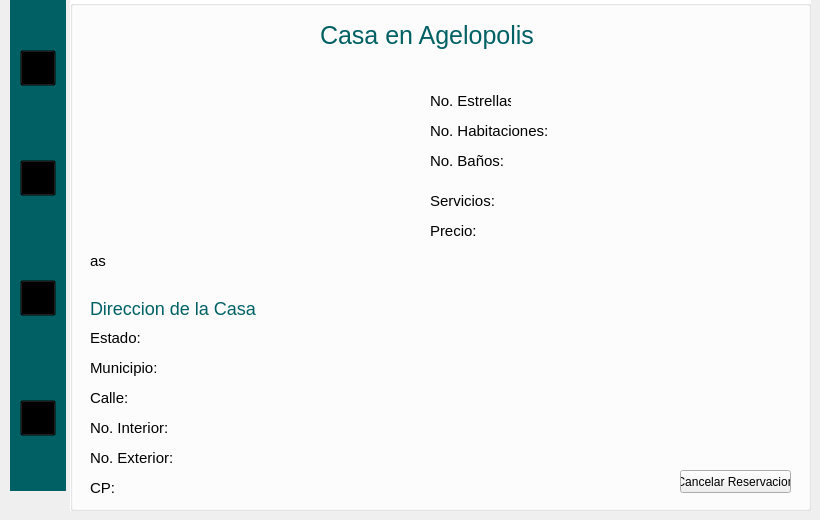
      <widget class="QWidget" name="Cliente_21">
       <widget class="QGroupBox" name="groupBox_54">
        <property name="geometry">
         <rect>
          <x>70</x>
          <y>0</y>
          <width>741</width>
          <height>511</height>
         </rect>
        </property>
        <property name="styleSheet">
         <string notr="true">QGroupBox{
background-color:white;

}
QLabel{
background-color:transparent;
color:black;
}</string>
        </property>
        <property name="title">
         <string/>
        </property>
        <widget class="QLabel" name="Nom_2">
         <property name="geometry">
          <rect>
           <x>250</x>
           <y>20</y>
           <width>331</width>
           <height>31</height>
          </rect>
         </property>
         <property name="styleSheet">
          <string notr="true">font-size: 25px;
color:#006064
</string>
         </property>
         <property name="text">
          <string>Casa en Agelopolis</string>
         </property>
        </widget>
        <widget class="QLabel" name="desc_3">
         <property name="geometry">
          <rect>
           <x>20</x>
           <y>250</y>
           <width>211</width>
           <height>21</height>
          </rect>
         </property>
         <property name="styleSheet">
          <string notr="true">
font-size: 15px;</string>
         </property>
         <property name="text">
          <string>as</string>
         </property>
        </widget>
        <widget class="QLabel" name="label_296">
         <property name="geometry">
          <rect>
           <x>360</x>
           <y>220</y>
           <width>91</width>
           <height>21</height>
          </rect>
         </property>
         <property name="styleSheet">
          <string notr="true">
 font-size: 15px;</string>
         </property>
         <property name="text">
          <string>Precio:</string>
         </property>
        </widget>
        <widget class="QLabel" name="label_294">
         <property name="geometry">
          <rect>
           <x>360</x>
           <y>90</y>
           <width>81</width>
           <height>21</height>
          </rect>
         </property>
         <property name="styleSheet">
          <string notr="true">
 font-size: 15px;</string>
         </property>
         <property name="text">
          <string>No. Estrellas</string>
         </property>
        </widget>
        <widget class="QLabel" name="valoracion_2">
         <property name="geometry">
          <rect>
           <x>450</x>
           <y>90</y>
           <width>111</width>
           <height>20</height>
          </rect>
         </property>
         <property name="styleSheet">
          <string notr="true">
font-size: 15px;
</string>
         </property>
         <property name="text">
          <string/>
         </property>
        </widget>
        <widget class="QLabel" name="label_292">
         <property name="geometry">
          <rect>
           <x>360</x>
           <y>120</y>
           <width>121</width>
           <height>21</height>
          </rect>
         </property>
         <property name="styleSheet">
          <string notr="true">
 font-size: 15px;</string>
         </property>
         <property name="text">
          <string>No. Habitaciones:</string>
         </property>
        </widget>
        <widget class="QLabel" name="label_298">
         <property name="geometry">
          <rect>
           <x>360</x>
           <y>150</y>
           <width>81</width>
           <height>21</height>
          </rect>
         </property>
         <property name="styleSheet">
          <string notr="true">
 font-size: 15px;</string>
         </property>
         <property name="text">
          <string>No. Baños:</string>
         </property>
        </widget>
        <widget class="QLabel" name="label_300">
         <property name="geometry">
          <rect>
           <x>360</x>
           <y>190</y>
           <width>81</width>
           <height>21</height>
          </rect>
         </property>
         <property name="styleSheet">
          <string notr="true">
 font-size: 15px;</string>
         </property>
         <property name="text">
          <string>Servicios:</string>
         </property>
        </widget>
        <widget class="QLabel" name="precio_5">
         <property name="geometry">
          <rect>
           <x>420</x>
           <y>220</y>
           <width>91</width>
           <height>21</height>
          </rect>
         </property>
         <property name="styleSheet">
          <string notr="true">
font-size: 15px;</string>
         </property>
         <property name="text">
          <string/>
         </property>
        </widget>
        <widget class="QLabel" name="servicio_3">
         <property name="geometry">
          <rect>
           <x>440</x>
           <y>190</y>
           <width>171</width>
           <height>16</height>
          </rect>
         </property>
         <property name="styleSheet">
          <string notr="true">
font-size: 15px;</string>
         </property>
         <property name="text">
          <string/>
         </property>
        </widget>
        <widget class="QLabel" name="Habit_2">
         <property name="geometry">
          <rect>
           <x>500</x>
           <y>120</y>
           <width>141</width>
           <height>16</height>
          </rect>
         </property>
         <property name="styleSheet">
          <string notr="true">
font-size: 15px;</string>
         </property>
         <property name="text">
          <string/>
         </property>
        </widget>
        <widget class="QLabel" name="banos_4">
         <property name="geometry">
          <rect>
           <x>450</x>
           <y>150</y>
           <width>151</width>
           <height>20</height>
          </rect>
         </property>
         <property name="styleSheet">
          <string notr="true">
font-size: 15px;</string>
         </property>
         <property name="text">
          <string/>
         </property>
        </widget>
        <widget class="QLabel" name="label_89">
         <property name="geometry">
          <rect>
           <x>20</x>
           <y>330</y>
           <width>71</width>
           <height>16</height>
          </rect>
         </property>
         <property name="styleSheet">
          <string notr="true"> font-size: 15px;</string>
         </property>
         <property name="text">
          <string>Estado:</string>
         </property>
        </widget>
        <widget class="QLabel" name="estadoRes_2">
         <property name="geometry">
          <rect>
           <x>90</x>
           <y>330</y>
           <width>131</width>
           <height>16</height>
          </rect>
         </property>
         <property name="styleSheet">
          <string notr="true"> font-size: 15px;</string>
         </property>
         <property name="text">
          <string/>
         </property>
        </widget>
        <widget class="QLabel" name="label_90">
         <property name="geometry">
          <rect>
           <x>20</x>
           <y>360</y>
           <width>71</width>
           <height>16</height>
          </rect>
         </property>
         <property name="styleSheet">
          <string notr="true"> font-size: 15px;</string>
         </property>
         <property name="text">
          <string>Municipio:</string>
         </property>
        </widget>
        <widget class="QLabel" name="label_91">
         <property name="geometry">
          <rect>
           <x>20</x>
           <y>390</y>
           <width>71</width>
           <height>16</height>
          </rect>
         </property>
         <property name="styleSheet">
          <string notr="true"> font-size: 15px;</string>
         </property>
         <property name="text">
          <string>Calle:</string>
         </property>
        </widget>
        <widget class="QLabel" name="label_95">
         <property name="geometry">
          <rect>
           <x>20</x>
           <y>420</y>
           <width>81</width>
           <height>16</height>
          </rect>
         </property>
         <property name="styleSheet">
          <string notr="true"> font-size: 15px;</string>
         </property>
         <property name="text">
          <string>No. Interior:</string>
         </property>
        </widget>
        <widget class="QLabel" name="label_96">
         <property name="geometry">
          <rect>
           <x>20</x>
           <y>450</y>
           <width>91</width>
           <height>16</height>
          </rect>
         </property>
         <property name="styleSheet">
          <string notr="true"> font-size: 15px;</string>
         </property>
         <property name="text">
          <string>No. Exterior:</string>
         </property>
        </widget>
        <widget class="QLabel" name="label_97">
         <property name="geometry">
          <rect>
           <x>20</x>
           <y>480</y>
           <width>71</width>
           <height>16</height>
          </rect>
         </property>
         <property name="styleSheet">
          <string notr="true"> font-size: 15px;</string>
         </property>
         <property name="text">
          <string>CP:</string>
         </property>
        </widget>
        <widget class="QLabel" name="municipioRes_2">
         <property name="geometry">
          <rect>
           <x>100</x>
           <y>360</y>
           <width>131</width>
           <height>16</height>
          </rect>
         </property>
         <property name="styleSheet">
          <string notr="true"> font-size: 15px;</string>
         </property>
         <property name="text">
          <string/>
         </property>
        </widget>
        <widget class="QLabel" name="calleRes_2">
         <property name="geometry">
          <rect>
           <x>80</x>
           <y>390</y>
           <width>131</width>
           <height>16</height>
          </rect>
         </property>
         <property name="styleSheet">
          <string notr="true"> font-size: 15px;</string>
         </property>
         <property name="text">
          <string/>
         </property>
        </widget>
        <widget class="QLabel" name="NIRes_2">
         <property name="geometry">
          <rect>
           <x>110</x>
           <y>420</y>
           <width>71</width>
           <height>16</height>
          </rect>
         </property>
         <property name="styleSheet">
          <string notr="true"> font-size: 15px;</string>
         </property>
         <property name="text">
          <string/>
         </property>
        </widget>
        <widget class="QLabel" name="NERes_2">
         <property name="geometry">
          <rect>
           <x>120</x>
           <y>450</y>
           <width>71</width>
           <height>16</height>
          </rect>
         </property>
         <property name="styleSheet">
          <string notr="true"> font-size: 15px;</string>
         </property>
         <property name="text">
          <string/>
         </property>
        </widget>
        <widget class="QLabel" name="CPRes_2">
         <property name="geometry">
          <rect>
           <x>60</x>
           <y>480</y>
           <width>71</width>
           <height>16</height>
          </rect>
         </property>
         <property name="styleSheet">
          <string notr="true"> font-size: 15px;</string>
         </property>
         <property name="text">
          <string/>
         </property>
        </widget>
        <widget class="QLabel" name="label_100">
         <property name="geometry">
          <rect>
           <x>20</x>
           <y>300</y>
           <width>171</width>
           <height>16</height>
          </rect>
         </property>
         <property name="styleSheet">
          <string notr="true">font-size: 18px;
color:#006064</string>
         </property>
         <property name="text">
          <string>Direccion de la Casa</string>
         </property>
        </widget>
        <widget class="QLabel" name="img">
         <property name="geometry">
          <rect>
           <x>20</x>
           <y>50</y>
           <width>201</width>
           <height>181</height>
          </rect>
         </property>
         <property name="text">
          <string/>
         </property>
        </widget>
        <widget class="QPushButton" name="cancelar">
         <property name="geometry">
          <rect>
           <x>610</x>
           <y>470</y>
           <width>111</width>
           <height>23</height>
          </rect>
         </property>
         <property name="text">
          <string>Cancelar Reservacion</string>
         </property>
        </widget>
       </widget>
       <widget class="QGroupBox" name="groupBox_18">
        <property name="geometry">
         <rect>
          <x>10</x>
          <y>0</y>
          <width>56</width>
          <height>491</height>
         </rect>
        </property>
        <property name="styleSheet">
         <string notr="true">QGroupBox{
background-color: #006064;
border: none;
}
QPushButton{
	background:transparent;
}</string>
        </property>
        <property name="title">
         <string/>
        </property>
        <widget class="QPushButton" name="home_15">
         <property name="geometry">
          <rect>
           <x>10</x>
           <y>50</y>
           <width>36</width>
           <height>36</height>
          </rect>
         </property>
         <property name="styleSheet">
          <string notr="true">QPushButton{
  border-image: url(C:/Users/ailes/OneDrive/Escritorio/HRS/Recursos/house2.png);
    background-repeat: no-repeat;
    width: 36px;
    height: 36px;
}
QPushButton:hover {
  
    background-repeat: no-repeat;
  border-image: url(C:/Users/ailes/OneDrive/Escritorio/HRS/Recursos/house.png);
}</string>
         </property>
         <property name="text">
          <string/>
         </property>
        </widget>
        <widget class="QPushButton" name="salir_15">
         <property name="geometry">
          <rect>
           <x>10</x>
           <y>400</y>
           <width>36</width>
           <height>36</height>
          </rect>
         </property>
         <property name="styleSheet">
          <string notr="true">QPushButton{
  border-image: url(C:/Users/ailes/OneDrive/Escritorio/HRS/Recursos/outSesion2.png);
    background-repeat: no-repeat;
    width: 36px;
    height: 36px;
}
QPushButton:hover {
    border-image: url(C:/Users/ailes/OneDrive/Escritorio/HRS/Recursos/outSesion.png);
    background-repeat: no-repeat;
}</string>
         </property>
         <property name="text">
          <string/>
         </property>
        </widget>
        <widget class="QPushButton" name="reservaciones_15">
         <property name="geometry">
          <rect>
           <x>10</x>
           <y>280</y>
           <width>36</width>
           <height>36</height>
          </rect>
         </property>
         <property name="styleSheet">
          <string notr="true">QPushButton{
border-image: url(C:/Users/ailes/OneDrive/Escritorio/HRS/Recursos/reservation.png);
    background-repeat: no-repeat;
    width: 36px;
    height: 36px;
}
QPushButton:hover {
  border-image: url(C:/Users/ailes/OneDrive/Escritorio/HRS/Recursos/reservation2.png);
    background-repeat: no-repeat;
}</string>
         </property>
         <property name="text">
          <string/>
         </property>
        </widget>
        <widget class="QPushButton" name="perfil_8">
         <property name="geometry">
          <rect>
           <x>10</x>
           <y>160</y>
           <width>36</width>
           <height>36</height>
          </rect>
         </property>
         <property name="styleSheet">
          <string notr="true">QPushButton{
 border-image: url(C:/Users/ailes/OneDrive/Escritorio/HRS/Recursos/user.png);
    background-repeat: no-repeat;
    width: 36px;
    height: 36px;
}
QPushButton:hover {
 border-image: url(C:/Users/ailes/OneDrive/Escritorio/HRS/Recursos/user3.png);
    background-repeat: no-repeat;
}</string>
         </property>
         <property name="text">
          <string/>
         </property>
        </widget>
       </widget>
      </widget>
